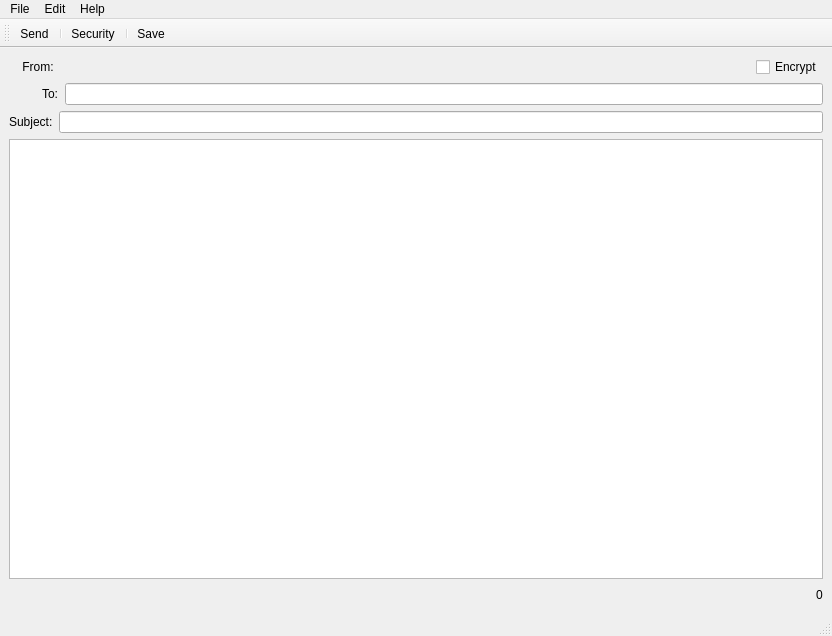
<?xml version="1.0" encoding="UTF-8"?>
<ui version="4.0">
 <class>MainWindow</class>
 <widget class="QMainWindow" name="MainWindow">
  <property name="geometry">
   <rect>
    <x>0</x>
    <y>0</y>
    <width>832</width>
    <height>636</height>
   </rect>
  </property>
  <property name="windowTitle">
   <string>MainWindow</string>
  </property>
  <widget class="QWidget" name="centralwidget">
   <layout class="QVBoxLayout" name="verticalLayout">
    <item>
     <layout class="QHBoxLayout" name="horizontalLayout">
      <item>
       <widget class="QLabel" name="from_label">
        <property name="text">
         <string>    From:</string>
        </property>
        <property name="alignment">
         <set>Qt::AlignLeading|Qt::AlignLeft|Qt::AlignVCenter</set>
        </property>
       </widget>
      </item>
      <item>
       <widget class="QLabel" name="from_addresslabel">
        <property name="text">
         <string/>
        </property>
        <property name="textInteractionFlags">
         <set>Qt::LinksAccessibleByMouse|Qt::TextSelectableByKeyboard|Qt::TextSelectableByMouse</set>
        </property>
       </widget>
      </item>
      <item>
       <spacer name="horizontalSpacer">
        <property name="orientation">
         <enum>Qt::Horizontal</enum>
        </property>
        <property name="sizeHint" stdset="0">
         <size>
          <width>40</width>
          <height>20</height>
         </size>
        </property>
       </spacer>
      </item>
      <item>
       <widget class="QCheckBox" name="encrypt_checkBox">
        <property name="text">
         <string>Encrypt</string>
        </property>
       </widget>
      </item>
     </layout>
    </item>
    <item>
     <layout class="QHBoxLayout" name="horizontalLayout_2">
      <item>
       <widget class="QLabel" name="to_label">
        <property name="text">
         <string>          To:</string>
        </property>
        <property name="alignment">
         <set>Qt::AlignLeading|Qt::AlignLeft|Qt::AlignVCenter</set>
        </property>
       </widget>
      </item>
      <item>
       <widget class="QLineEdit" name="to_lineEdit"/>
      </item>
     </layout>
    </item>
    <item>
     <layout class="QHBoxLayout" name="horizontalLayout_3">
      <item>
       <widget class="QLabel" name="subject_label">
        <property name="text">
         <string>Subject:</string>
        </property>
        <property name="alignment">
         <set>Qt::AlignLeading|Qt::AlignLeft|Qt::AlignVCenter</set>
        </property>
       </widget>
      </item>
      <item>
       <widget class="QLineEdit" name="subject_lineEdit"/>
      </item>
     </layout>
    </item>
    <item>
     <widget class="QPlainTextEdit" name="plainTextEdit"/>
    </item>
    <item>
     <layout class="QHBoxLayout" name="horizontalLayout_4">
      <item>
       <spacer name="horizontalSpacer_2">
        <property name="orientation">
         <enum>Qt::Horizontal</enum>
        </property>
        <property name="sizeHint" stdset="0">
         <size>
          <width>40</width>
          <height>20</height>
         </size>
        </property>
       </spacer>
      </item>
      <item>
       <widget class="QLabel" name="characterLength">
        <property name="text">
         <string>0</string>
        </property>
       </widget>
      </item>
     </layout>
    </item>
   </layout>
  </widget>
  <widget class="QMenuBar" name="menubar">
   <property name="geometry">
    <rect>
     <x>0</x>
     <y>0</y>
     <width>832</width>
     <height>24</height>
    </rect>
   </property>
   <widget class="QMenu" name="menuFile">
    <property name="title">
     <string>File</string>
    </property>
    <addaction name="actionNew_Message"/>
    <addaction name="separator"/>
    <addaction name="actionClose"/>
   </widget>
   <widget class="QMenu" name="menuEdit">
    <property name="title">
     <string>Edit</string>
    </property>
    <addaction name="actionPreferences"/>
   </widget>
   <widget class="QMenu" name="menuHelp">
    <property name="title">
     <string>Help</string>
    </property>
   </widget>
   <addaction name="menuFile"/>
   <addaction name="menuEdit"/>
   <addaction name="menuHelp"/>
  </widget>
  <widget class="QStatusBar" name="statusbar"/>
  <widget class="QToolBar" name="toolBar">
   <property name="windowTitle">
    <string>toolBar</string>
   </property>
   <property name="iconSize">
    <size>
     <width>18</width>
     <height>18</height>
    </size>
   </property>
   <property name="toolButtonStyle">
    <enum>Qt::ToolButtonTextBesideIcon</enum>
   </property>
   <attribute name="toolBarArea">
    <enum>TopToolBarArea</enum>
   </attribute>
   <attribute name="toolBarBreak">
    <bool>false</bool>
   </attribute>
   <addaction name="actionSend"/>
   <addaction name="separator"/>
   <addaction name="actionSecurity"/>
   <addaction name="separator"/>
   <addaction name="actionSave"/>
  </widget>
  <action name="actionNew_Message">
   <property name="text">
    <string>New Message</string>
   </property>
  </action>
  <action name="actionClose">
   <property name="text">
    <string>Close</string>
   </property>
  </action>
  <action name="actionSend">
   <property name="icon">
    <iconset resource="resources/resources.qrc">
     <normaloff>:/Mail Send/mail-send-symbolic.symbolic.png</normaloff>:/Mail Send/mail-send-symbolic.symbolic.png</iconset>
   </property>
   <property name="text">
    <string>Send</string>
   </property>
  </action>
  <action name="actionSecurity">
   <property name="icon">
    <iconset resource="resources/resources.qrc">
     <normaloff>:/Security/network-wireless-encrypted-symbolic.symbolic.png</normaloff>:/Security/network-wireless-encrypted-symbolic.symbolic.png</iconset>
   </property>
   <property name="text">
    <string>Security</string>
   </property>
  </action>
  <action name="actionSave">
   <property name="icon">
    <iconset resource="resources/resources.qrc">
     <normaloff>:/Save/document-save.png</normaloff>:/Save/document-save.png</iconset>
   </property>
   <property name="text">
    <string>Save</string>
   </property>
  </action>
  <action name="actionPreferences">
   <property name="text">
    <string>Preferences</string>
   </property>
  </action>
 </widget>
 <resources>
  <include location="resources/resources.qrc"/>
 </resources>
 <connections/>
</ui>
